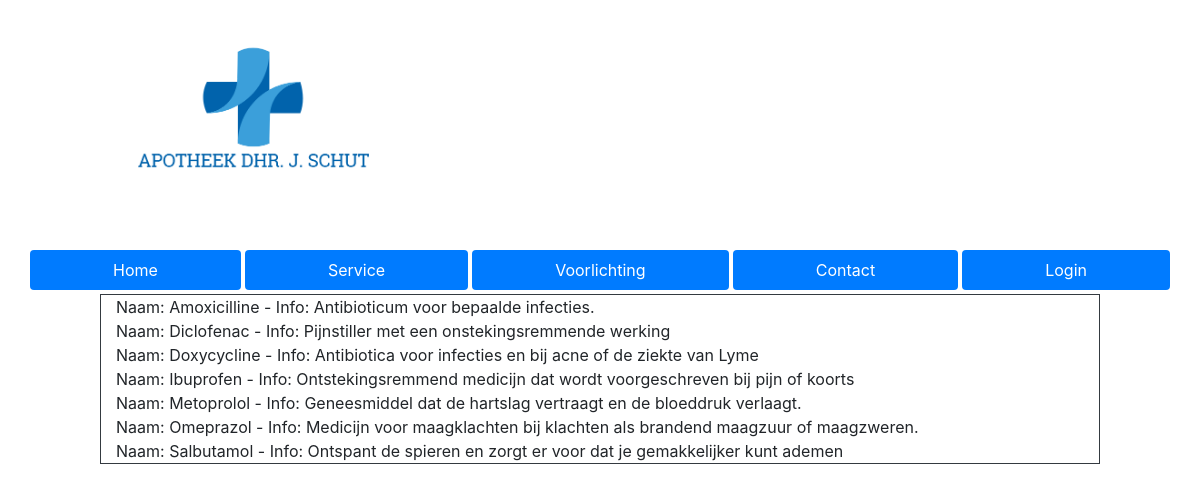
/overzicht.php, run on the app's committed database.
### tables this page shows
CREATE TABLE `medicine` (
  `medicineID` int(1) NOT NULL,
  `name` varchar(100) NOT NULL,
  `info` varchar(1000) NOT NULL
);

### overzicht.php (the view, shortened to what this page needs)
<?php
    include 'includes/head.inc.php';
?>
<div class="container-fluid">
    <div class="row">
        <div class="voorlichting-content col-10 offset-1 border border-dark">
            <div>
                <?php
                    $conn = OpenCon();
                    $sql = "SELECT name, info FROM medicine ORDER BY name ASC";
                    $result = $conn->query($sql);
                    if ($result->num_rows > 0) {
                        while($row = $result->fetch_assoc()){
                            echo "Naam: ". $row['name']. " - Info: " .$row["info"]. "<br>";
                        }
                    }
                    else {
                        echo "geen resultaten";
                    }
                ?>
            </div>
        </div>
    </div>
</div>
<?php
include 'includes/footer.php';
?>

### includes/head.inc.php (shortened to what this page needs)
<!doctype HTML>
<html lang ="nl">
<head>
    <link rel="stylesheet" href="https://maxcdn.bootstrapcdn.com/bootstrap/4.0.0/css/bootstrap.min.css">
    <link rel="stylesheet" href="css/main.css">
</head>
<body>
<div class="container-fluid">
<div class="container-fluid ">
    <div class="row">
    <div class="offset-sm-1 col-sm-11">
    <a href="home.php"><img src="images/logo.png" alt="logo" class="logo"></a>
    </div>
    </div>
</div>
<nav>
<div class="container-fluid">
<ul class="nav nav-pills justify-content-center nav-fill">
  <li class="nav-item">
    <a class="nav-link active   mb-1" href="home.php">Home</a>
  </li>
  <li class="nav-item">
    <a class="nav-link active ml-1  mb-1" href="service.php">Service</a>
  </li>
  <li class="nav-item">
    <a class="nav-link active ml-1  mb-1" href="overzicht.php">Voorlichting</a>
  </li>
  <li class="nav-item">
    <a class="nav-link active ml-1  mb-1" href="contact.php">Contact</a>
  </li>
  <?php
    if (isset($_SESSION['userID'])){
      echo "<li class='nav-item'>";
      echo "<a class='nav-link active ml-1  mb-1' href='mijnapo.php'>Mijn apo</a></li>";
      echo "<li class='nav-item'>";
      echo "<a class='nav-link active ml-1  mb-1' href='includes/loguit.inc.php'>Loguit</a></li>";
    }
    else{
      echo "  <li class='nav-item'>";
      echo "<a class='nav-link active ml-1  mb-1' href='loginpage.php'>Login</a></li>";
    }
  ?>
</ul>
</nav>
</div>

### includes/footer.php
</body>
</html>

### css/main.css (style rules this page uses)
.logo { width:100%; max-width:250px; }

### data on the page
medicine: name "Amoxicilline", info "Antibioticum voor bepaalde infecties."
medicine: name "Diclofenac", info "Pijnstiller met een onstekingsremmende werking"
medicine: name "Doxycycline", info "Antibiotica voor infecties en bij acne of de ziekte van Lyme"
medicine: name "Ibuprofen", info "Ontstekingsremmend medicijn dat wordt voorgeschreven bij pijn of koorts"
medicine: name "Metoprolol", info "Geneesmiddel dat de hartslag vertraagt en de bloeddruk verlaagt."
medicine: name "Omeprazol", info "Medicijn voor maagklachten bij klachten als brandend maagzuur of maagzweren."
medicine: name "Salbutamol", info "Ontspant de spieren en zorgt er voor dat je gemakkelijker kunt ademen"
